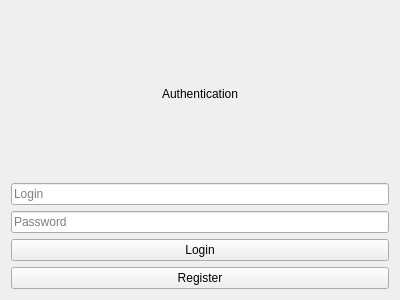
<?xml version="1.0" encoding="UTF-8"?>
<ui version="4.0">
 <class>AuthWindow</class>
 <widget class="QWidget" name="AuthWindow">
  <property name="geometry">
   <rect>
    <x>0</x>
    <y>0</y>
    <width>400</width>
    <height>300</height>
   </rect>
  </property>
  <property name="windowTitle">
   <string>Authentication</string>
  </property>
  <layout class="QVBoxLayout" name="verticalLayout">
   <item>
    <widget class="QLabel" name="titleLabel">
     <property name="text">
      <string>Authentication</string>
     </property>
     <property name="alignment">
      <set>Qt::AlignCenter</set>
     </property>
    </widget>
   </item>
   <item>
    <widget class="QLineEdit" name="loginEdit">
     <property name="placeholderText">
      <string>Login</string>
     </property>
    </widget>
   </item>
   <item>
    <widget class="QLineEdit" name="passwordEdit">
     <property name="echoMode">
      <enum>QLineEdit::Password</enum>
     </property>
     <property name="placeholderText">
      <string>Password</string>
     </property>
    </widget>
   </item>
   <item>
    <widget class="QPushButton" name="loginButton">
     <property name="text">
      <string>Login</string>
     </property>
    </widget>
   </item>
   <item>
    <widget class="QPushButton" name="registerButton">
     <property name="text">
      <string>Register</string>
     </property>
    </widget>
   </item>
  </layout>
 </widget>
 <resources/>
 <connections/>
</ui>
